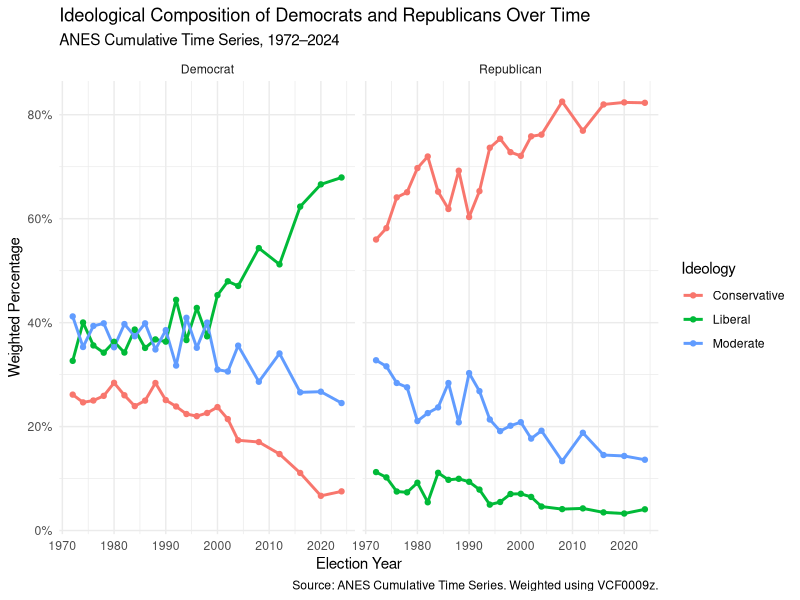
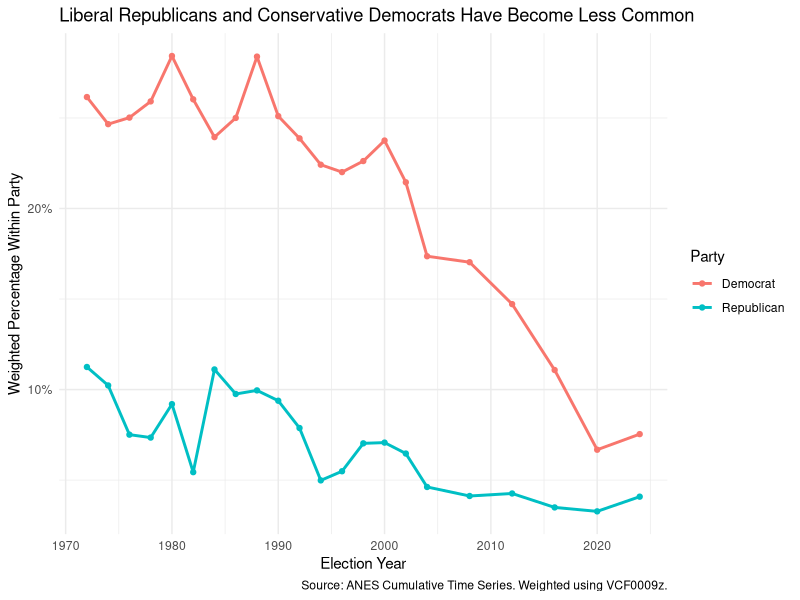

Generate these figures, in order, with R:
library(tidyverse)
library(haven)
library(here)

sorting <- read_csv("sorting.csv")

sorting |>
  count(party, ideology_group)

party_ideology <- sorting |>
  drop_na(party, ideology_group, weight) |>
  group_by(year, party, ideology_group) |>
  summarise(
    weighted_n = sum(weight),
    .groups = "drop"
  ) |>
  group_by(year, party) |>
  mutate(
    proportion = weighted_n / sum(weighted_n)
  ) |>
  ungroup()

# Plot 1

ggplot(
  party_ideology,
  aes(
    x = year,
    y = proportion,
    color = ideology_group
  )
) +
  geom_line(linewidth = 1) +
  geom_point() +
  facet_wrap(~party) +
  scale_y_continuous(
    labels = scales::percent
  ) +
  labs(
    title = "Ideological Composition of Democrats and Republicans Over Time",
    subtitle = "ANES Cumulative Time Series, 1972–2024",
    x = "Election Year",
    y = "Weighted Percentage",
    color = "Ideology",
    caption = "Source: ANES Cumulative Time Series. Weighted using VCF0009z."
  ) +
  theme_minimal()


cross_pressure <- sorting |>
  drop_na(party, ideology_group, weight) |>
  mutate(
    cross_pressured = case_when(
      party == "Democrat" &
        ideology_group == "Conservative" ~ 1,
      
      party == "Republican" &
        ideology_group == "Liberal" ~ 1,
      
      .default = 0
    )
  ) |>
  group_by(year, party) |>
  summarise(
    proportion = weighted.mean(
      cross_pressured,
      weight
    ),
    .groups = "drop"
  )

ggplot(
  cross_pressure,
  aes(
    x = year,
    y = proportion,
    color = party
  )
) +
  geom_line(linewidth = 1) +
  geom_point() +
  scale_y_continuous(
    labels = scales::percent
  ) +
  labs(
    title = "Liberal Republicans and Conservative Democrats Have Become Less Common",
    x = "Election Year",
    y = "Weighted Percentage Within Party",
    color = "Party",
    caption = "Source: ANES Cumulative Time Series. Weighted using VCF0009z."
  ) +
  theme_minimal()
